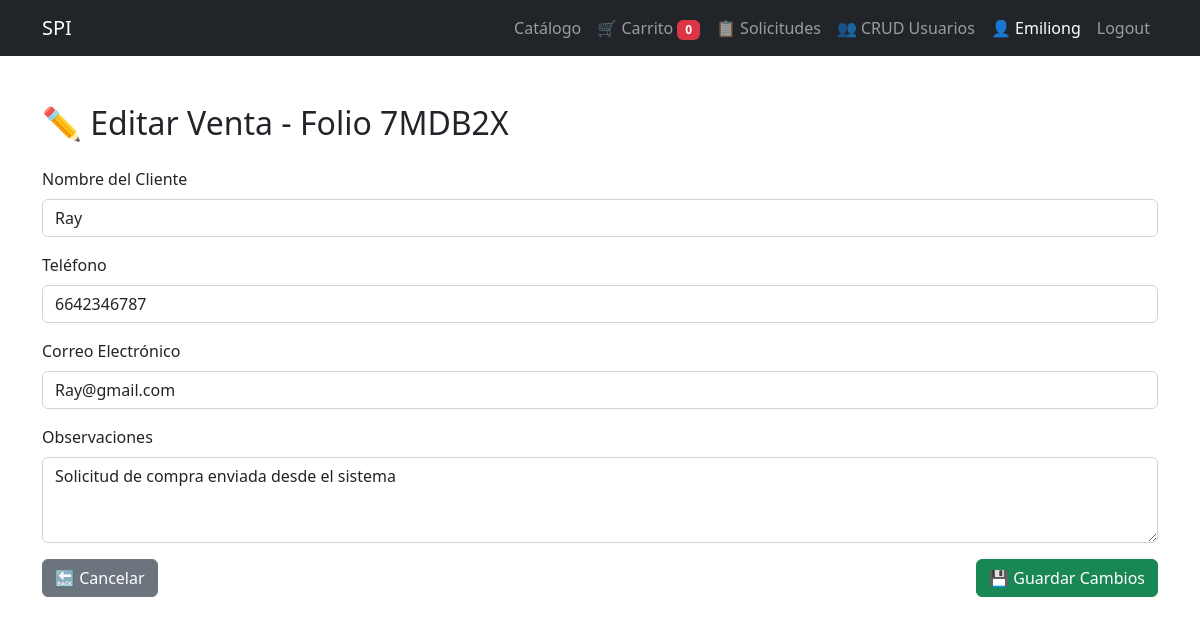
The app's page /ventas/editar/2/ (signed in) with its own data.
### sushi/models.py (models this page shows, shortened)
class Usuario(AbstractUser):
    email = models.EmailField(unique=True)
    telefono = models.CharField(max_length=20, null=True, blank=True)  # ✅ nuevo campo
    categoria_cliente = models.ForeignKey(CategoriaCliente, on_delete=models.SET_NULL, null=True, blank=True)

class Venta(models.Model):
    folio = models.CharField(max_length=20, unique=True, blank=True, null=True)
    fecha = models.DateTimeField(default=timezone.localtime)
    total = models.DecimalField(max_digits=10, decimal_places=2)
    productos = models.TextField()
    nombre_cliente = models.CharField(max_length=100)
    email_cliente = models.EmailField()
    telefono_cliente = models.CharField(max_length=20, blank=True, null=True)
    observaciones = models.TextField(blank=True, null=True)
    usuario = models.ForeignKey(Usuario, on_delete=models.CASCADE)

### sushi/views.py (the view, shortened to what this page needs)
# urls.py: path('ventas/editar/<int:venta_id>/', views.editar_venta, name='editar_venta'),
@login_required
def editar_venta(request, venta_id):
    if not request.user.categoria_cliente or request.user.categoria_cliente.nombre.lower() != "admin":
        return redirect('ver_ventas')
    venta = get_object_or_404(Venta, id=venta_id)
    return render(request, 'editar_venta.html', {'venta': venta})

### sushi/templates/editar_venta.html (shortened to what this page needs)
{% extends 'base.html' %}
{% block content %}
<div class="container my-5">
  <h2 class="mb-4">✏️ Editar Venta - Folio {{ venta.folio }}</h2>
  <form method="POST">
    <div class="mb-3">
      <label class="form-label">Nombre del Cliente</label>
      <input type="text" name="nombre_cliente" class="form-control" value="{{ venta.nombre_cliente }}" required>
    </div>
    <div class="mb-3">
      <label class="form-label">Teléfono</label>
      <input type="text" name="telefono_cliente" class="form-control" value="{{ venta.telefono_cliente }}">
    </div>
    <div class="mb-3">
      <label class="form-label">Correo Electrónico</label>
      <input type="email" name="email_cliente" class="form-control" value="{{ venta.email_cliente }}">
    </div>
    <div class="mb-3">
      <label class="form-label">Observaciones</label>
      <textarea name="observaciones" class="form-control" rows="3">{{ venta.observaciones }}</textarea>
    </div>
    <div class="d-flex justify-content-between">
      <a href="{% url 'ver_ventas' %}" class="btn btn-secondary">🔙 Cancelar</a>
      <button type="submit" class="btn btn-success">💾 Guardar Cambios</button>
    </div>
  </form>
</div>
{% endblock %}

### sushi/templates/_navbar.html (shortened to what this page needs)
<nav class="navbar navbar-expand-lg navbar-dark bg-dark">
  <div class="container">
    <a class="navbar-brand" href="/">SPI</a>
    <div class="collapse navbar-collapse" id="navbarNav">
      <ul class="navbar-nav ms-auto">
        {% if user.is_authenticated %}
          <li class="nav-item">
            <a href="{% url 'catalogo' %}" class="nav-link">Catálogo</a>
          </li>
          <li class="nav-item">
            <a href="{% url 'carrito' %}" class="nav-link">
              🛒 Carrito <span class="badge bg-danger" id="cart-count">0</span>
            </a>
          </li>
          <li class="nav-item">
            <a href="{% url 'ver_ventas' %}" class="nav-link">
              📋 {% if user.categoria_cliente.nombre|lower == "admin" %}Solicitudes{% else %}Mis Solicitudes{% endif %}
            </a>
          </li>
          {% if user.categoria_cliente.nombre|lower == "admin" %}
            <li class="nav-item">
              <a href="{% url 'crud_usuarios' %}" class="nav-link">👥 CRUD Usuarios</a>
            </li>
          {% endif %}
          <li class="nav-item">
            <span class="nav-link text-white">👤 {{ user.username }}</span>
          </li>
          <li class="nav-item">
            <a class="nav-link" href="{% url 'logout' %}">Logout</a>
          </li>
        {% else %}
          <li class="nav-item">
            <a href="{% url 'signin' %}" class="nav-link">Login</a>
          </li>
        {% endif %}
      </ul>
    </div>
  </div>
</nav>

### records on screen
Usuario: username "Emiliong"
Venta: folio "7MDB2X", nombre_cliente "Ray", telefono_cliente "6642346787", email_cliente "Ray@gmail.com", observaciones "Solicitud de compra enviada desde el sistema"
